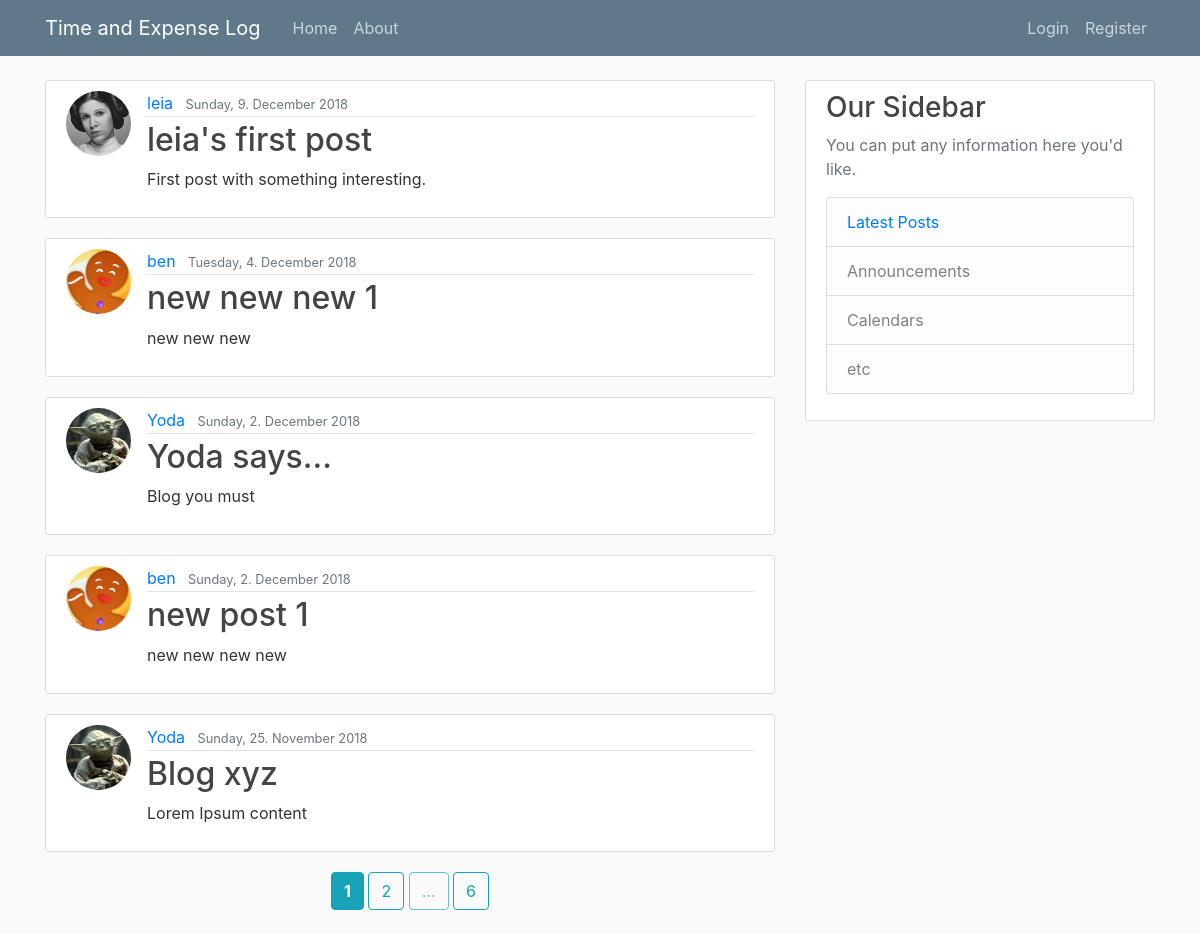
/blog/home, run on the app's committed database.
### timexlog/models.py (models this page shows, shortened)
class Post(db.Model):
    id = db.Column(db.Integer, primary_key=True)
    title = db.Column(db.String(100), nullable=False)
    date_posted = db.Column(db.DateTime, nullable=False,
                            default=datetime.utcnow())
    content = db.Column(db.Text, nullable=False)
    user_id = db.Column(db.Integer, db.ForeignKey('user.id'), nullable=False)

class User(db.Model, UserMixin):
    id = db.Column(db.Integer, primary_key=True)
    username = db.Column(db.String(20), unique=True, nullable=False)
    email = db.Column(db.String(120), unique=True, nullable=False)
    image_file = db.Column(db.String(20), nullable=False,
                           default='default.png')
    password = db.Column(db.String(60), nullable=False)
    agree_conditions = db.Column(db.Boolean, nullable=False, default=False)
    posts = db.relationship('Post', backref='author', lazy=True)

### timexlog/blog/routes.py (the view)
@blog.route("/blog/")
@blog.route("/blog/home")
def home():
    page = request.args.get('page', 1, type=int)
    posts = Post.query.order_by(Post.date_posted.desc()).paginate(page=page, per_page=5)
    return render_template('blog.html', posts=posts)

### timexlog/templates/blog.html
{% extends "layout.html" %}
{% block content %}
	{% for post in posts.items %}
		<article class="media content-section">
			<img class="rounded-circle article-img" src="{{ url_for('static', filename='profile_pics/' + post.author.image_file) }}">
			<div class="media-body">
				<div class="article-metadata">
					<a class="mr-2" href="{{ url_for('blog.user_posts', username=post.author.username) }}">{{ post.author.username }}</a>
					<small class="text-muted">{{ "{date:%A}, {date.day}. {date:%B} {date.year}".format(date=post.date_posted) }}</small>
				</div>
				<h2><a class="article-title" href="{{ url_for('blog.post', post_id=post.id) }}">{{ post.title }}</a></h2>
				<p class="article-content">{{ post.content }}</p>
			</div>
		</article>
	{% endfor %}
	<div class="text-center">
	{% for page_num in posts.iter_pages(left_edge=1, right_edge=1, left_current=1, right_current=2) %}
		{% if page_num %}
			{% if posts.page == page_num %}
				<a class="btn btn-info mb-4" href="{{ url_for('blog.home', page=page_num) }}"><b>{{ page_num }}</b></a>
			{% else %}
				<a class="btn btn-outline-info mb-4" href="{{ url_for('blog.home', page=page_num) }}">{{ page_num }}</a>
			{% endif %}
		{% else %}
			<span class="btn btn-outline-info mb-4 disabled">...</span>
		{% endif %}
	{% endfor %}
	</div>
{% endblock content %}

### timexlog/templates/layout.html (shortened to what this page needs)
<!DOCTYPE html>
<html>
<head>
    <link rel="stylesheet" href="https://stackpath.bootstrapcdn.com/bootstrap/4.1.3/css/bootstrap.min.css">
	<link rel="stylesheet" href="https://cdnjs.cloudflare.com/ajax/libs/font-awesome/4.7.0/css/font-awesome.min.css">
	<link rel="stylesheet" type="text/css" href="{{ url_for('static', filename='main.css') }}" >
</head>
<body>
	<header class="site-header">
	  <nav class="navbar navbar-expand-md navbar-dark bg-steel fixed-top">
	    <div class="container">
	      <a class="navbar-brand mr-4" href="/">Time and Expense Log</a>
	      <div class="collapse navbar-collapse" id="navbarToggle">
	        <div class="navbar-nav mr-auto">
	          <a class="nav-item nav-link" href="{{ url_for('main.home') }}">Home</a>
	          <a class="nav-item nav-link" href="{{ url_for('main.about') }}">About</a>
	        </div>
	        <div class="navbar-nav">
	          {% if current_user.is_authenticated %}
		          <a class="nav-item nav-link" href="{{ url_for('blog.new_post') }}">New Post</a>
		          <a class="nav-item nav-link" href="{{ url_for('users.account') }}">{{ current_user.username }}</a>
		          <a class="nav-item nav-link" href="{{ url_for('users.logout') }}">Logout</a>
	          {% else %}
		          <a class="nav-item nav-link" href="{{ url_for('users.login') }}">Login</a>
		          <a class="nav-item nav-link" href="{{ url_for('users.register') }}">Register</a>
	          {% endif %}
	        </div>
	      </div>
	    </div>
	  </nav>
	</header>
	<main role="main" class="container">
	  <div class="row">
	    <div class="col-md-8">
			{% block content %}{% endblock %}
	    </div>
	    <div class="col-md-4">
	      <div class="content-section">
	        <h3>Our Sidebar</h3>
	        <p class='text-muted'>You can put any information here you'd like.
	          <ul class="list-group">
	            <li class="list-group-item list-group-item-light">
	            	<a href="#">Latest Posts</a>
	            </li>
	            <li class="list-group-item list-group-item-light">Announcements</li>
	            <li class="list-group-item list-group-item-light">Calendars</li>
	            <li class="list-group-item list-group-item-light">etc</li>
	          </ul>
	        </p>
	      </div>
	    </div>
	  </div>
	</main>
</body>
</html>

### timexlog/static/main.css (style rules this page uses)
body { background: #fafafa; color: #333333; margin-top: 5rem; }
h1, h2, h3, h4, h5, h6 { color: #444444; }
.bg-steel { background-color: #5f788a; }
.site-header .navbar-nav .nav-link { color: #cbd5db; }
.content-section { background: #ffffff; padding: 10px 20px; border: 1px solid #dddddd; border-radius: 3px; margin-bottom: 20px; }
.article-title { color: #444444; }
.article-content { white-space: pre-line; }
.article-img { height: 65px; width: 65px; margin-right: 16px; }
.article-metadata { padding-bottom: 1px; margin-bottom: 4px; border-bottom: 1px solid #e3e3e3 }

### data on the page
Post: image_file (picture), author.username "leia", date_posted "Sunday, 9. December 2018", title "leia's first post", content "First post with something interesting."
Post: image_file (picture), author.username "ben", date_posted "Tuesday, 4. December 2018", title "new new new 1", content "new new new"
Post: image_file (picture), author.username "Yoda", date_posted "Sunday, 2. December 2018", title "Yoda says...", content "Blog you must"
Post: image_file (picture), author.username "ben", date_posted "Sunday, 2. December 2018", title "new post 1", content "new new new new"
Post: image_file (picture), author.username "Yoda", date_posted "Sunday, 25. November 2018", title "Blog xyz", content "Lorem Ipsum content"

### other printed values
{{ page_num }} "1"
{{ page_num }} "2" "6"
